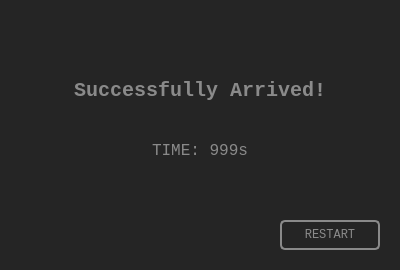
<?xml version="1.0" encoding="UTF-8"?>
<ui version="4.0">
 <class>SuccessDialog</class>
 <widget class="QDialog" name="SuccessDialog">
  <property name="geometry">
   <rect>
    <x>0</x>
    <y>0</y>
    <width>400</width>
    <height>270</height>
   </rect>
  </property>
  <property name="font">
   <font>
    <family>Consolas</family>
   </font>
  </property>
  <property name="windowTitle">
   <string>Arrived Maze</string>
  </property>
  <property name="styleSheet">
   <string notr="true">background-color: rgb(37, 37, 37);
color: rgb(138, 138, 138);</string>
  </property>
  <widget class="QPushButton" name="restartButton">
   <property name="geometry">
    <rect>
     <x>280</x>
     <y>220</y>
     <width>100</width>
     <height>30</height>
    </rect>
   </property>
   <property name="styleSheet">
    <string notr="true">QPushButton
{
	background-color: rgb(37, 37, 37);
	color: rgb(138, 138, 138);
	border: 2px solid;
	border-color: rgb(138, 138, 138);
	border-radius: 5px;
}
QPushButton:hover
{
	background-color: rgb(53, 53, 53);
	color: rgb(234, 234, 234);
	border-color: rgb(234, 234, 234);
}
</string>
   </property>
   <property name="text">
    <string>RESTART</string>
   </property>
  </widget>
  <widget class="QLabel" name="infoLabel">
   <property name="geometry">
    <rect>
     <x>0</x>
     <y>60</y>
     <width>400</width>
     <height>60</height>
    </rect>
   </property>
   <property name="font">
    <font>
     <family>Consolas</family>
     <pointsize>15</pointsize>
     <bold>true</bold>
    </font>
   </property>
   <property name="styleSheet">
    <string notr="true"/>
   </property>
   <property name="text">
    <string>Successfully Arrived!</string>
   </property>
   <property name="alignment">
    <set>Qt::AlignCenter</set>
   </property>
  </widget>
  <widget class="QLabel" name="timeLabel">
   <property name="geometry">
    <rect>
     <x>0</x>
     <y>120</y>
     <width>400</width>
     <height>60</height>
    </rect>
   </property>
   <property name="font">
    <font>
     <family>Consolas</family>
     <pointsize>12</pointsize>
    </font>
   </property>
   <property name="styleSheet">
    <string notr="true"/>
   </property>
   <property name="text">
    <string>TIME: 999s</string>
   </property>
   <property name="alignment">
    <set>Qt::AlignCenter</set>
   </property>
  </widget>
 </widget>
 <resources/>
 <connections/>
</ui>
